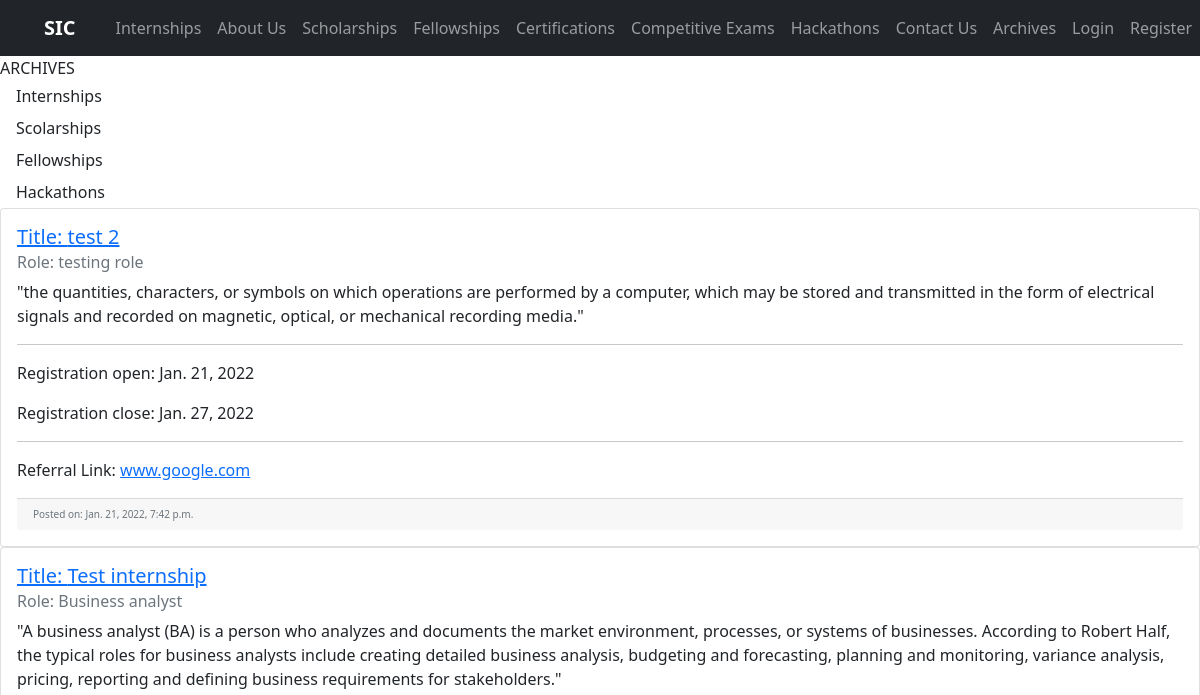
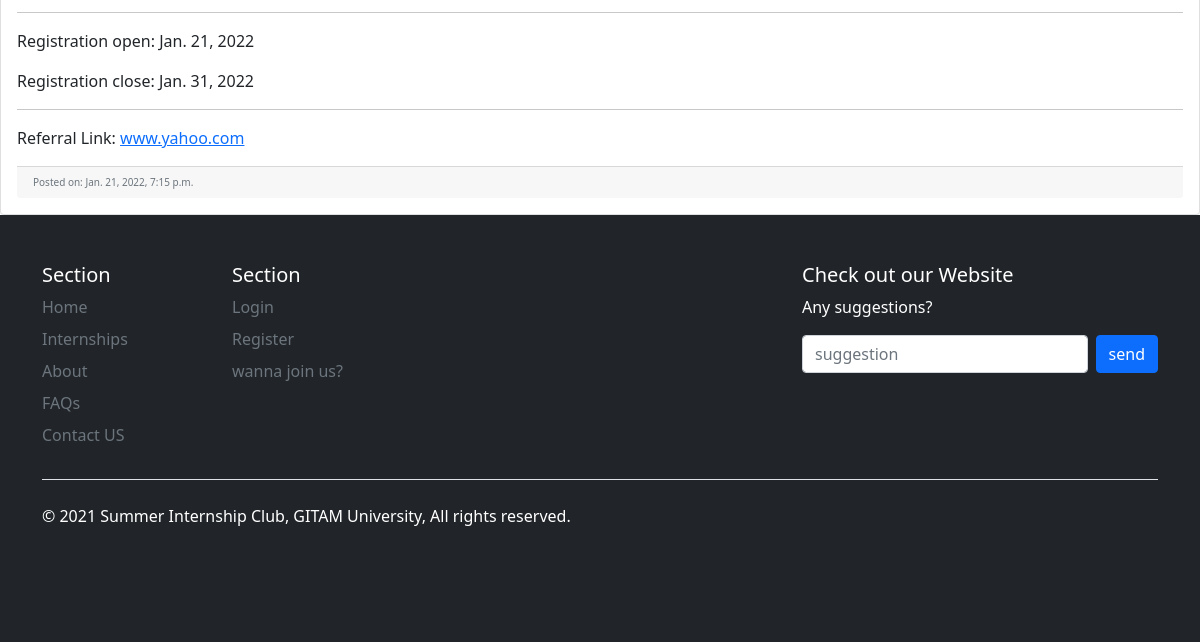
Page /archives/Internships/ on the earlier database version (2 pictures, top to bottom).
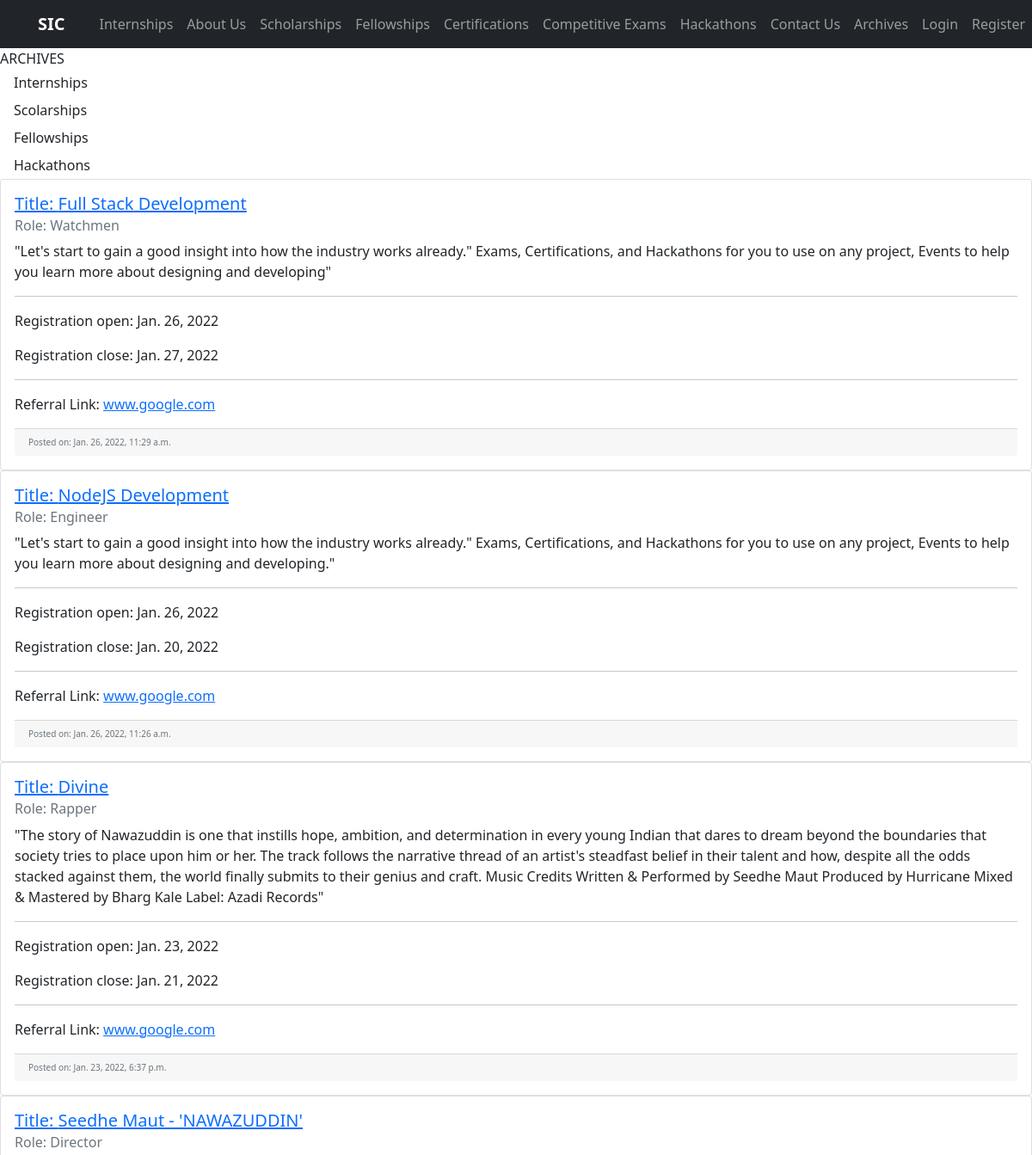
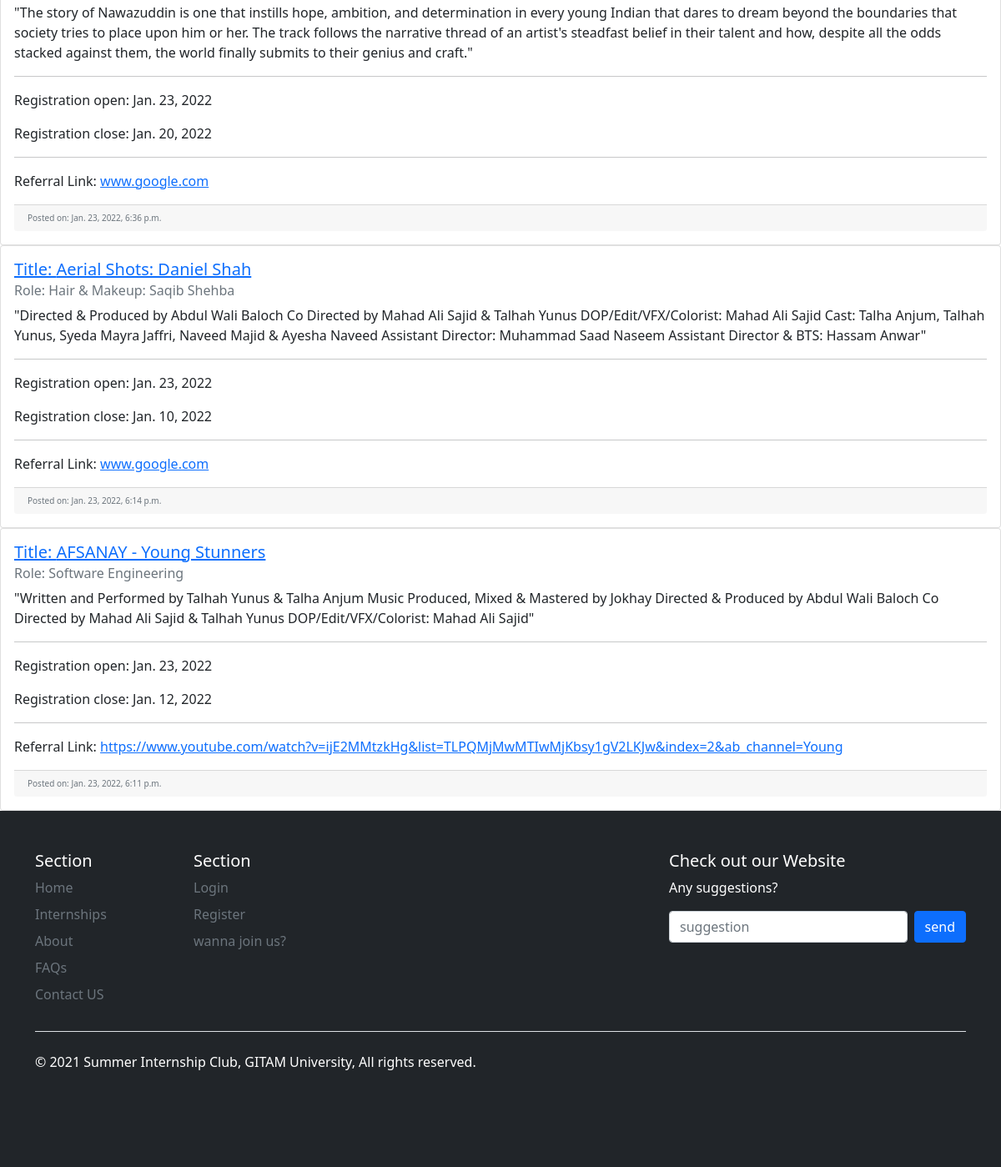
Same page on the later database version (2 pictures, top to bottom).
### page/models.py (models this page shows, shortened)
class Internship(models.Model):
    title = models.CharField(max_length=75, blank=False)
    comapny_org = models.CharField(max_length=150, blank=True)
    role = models.CharField(max_length=50, blank=False)
    format = models.CharField(max_length=50, blank=False)
    description = models.TextField()
    registration_open = models.DateField()
    registration_close = models.DateField()
    eligibility = models.TextField()
    referral_link = models.CharField(max_length=100, blank=False)
    branch = models.CharField(max_length=50, choices=BRANCH_CHOICES, default='Everyone')
    date_posted = models.DateTimeField(default=timezone.now, blank=False)

### page/views.py (the view, shortened to what this page needs)
# urls.py: path('archives/<str:section>/', views.archives_branch, name='archives-branch'),
def archives_branch(request, section):
    if section == "Internships":
        context = {
            'allarchives': all_archives,
            'count': Internship.objects.all().count(),
            'posts': Internship.objects.order_by('-date_posted')
        }
        return render(request, 'page/archives.html', context)
    return render(request, 'page/archives.html', context)

### page/templates/page/archives.html (shortened to what this page needs)
{% extends "page/base.html" %}
{% block content %}
{% load static %}
ARCHIVES
<div>
    {% for archive in allarchives %}
    <a class="dropdown-item" href="{% url 'archives-branch' archive %}">{{ archive }}</a>
    {% endfor %}
</div>
<div class="fullcontainer">
    <div class="internships">
        {% for post in posts %}
        <div class="grid">
            <div class="card cardtwo">
                <div class="card-body">
                    <h5><a class="card-title" href="{% url 'specific_internship' post.title %}">Title: {{ post.title }}</a></h5>
                    <h6 class="card-subtitle mb-2 text-muted">Role: {{ post.role }}</h6>
                    <p class="card-text ">"{{ post.description }}"</p>
                    <hr>
                    <p class="card-texttwo ">Registration open: {{ post.registration_open}}</p>
                    <p class="card-texttwo ">Registration close: {{ post.registration_close}}</p>
                    <hr>
                    <p>Referral Link: <a href=https://{{ post.referral_link }} class="card-link">{{ post.referral_link }}</a>
                    </p>
                    <div class="card-footer text-muted" style="font-size:10px; text-align:left">Posted on: {{ post.date_posted }}
                    </div>
                </div>
            </div>
        </div>
        {% endfor %}
    </div>
</div>
{% endblock content %}

### page/templates/page/base.html (shortened to what this page needs)
{% load static %}
<!DOCTYPE html>
<html lang="en">
  <head>
    <link
      href="https://cdn.jsdelivr.net/npm/bootstrap@5.1.3/dist/css/bootstrap.min.css"
      rel="stylesheet"
    />
  </head>
  <body>
    <nav class="navbar navbar-expand-lg navbar-dark bg-dark">
      <a class="navbar-brand" href="{% url 'page-about' %}">SIC</a>
      <div class="collapse navbar-collapse" id="navbarText">
        <ul class="navbar-nav mr-auto">
          <li class="nav-item active">
            <a class="nav-link" href="{% url 'page-internships' %}"
              >Internships </a>
          </li>
          <li class="nav-item">
            <a class="nav-link" href="{% url 'page-about' %}">About Us</a>
          </li>
          <li class="nav-item">
            <a class="nav-link" href="{% url 'page-scholarships' %}"
              >Scholarships</a
            >
          </li>
          <li class="nav-item">
            <a class="nav-link" href="{% url 'page-fellowships' %}"
              >Fellowships</a
            >
          </li>
          <li class="nav-item">
            <a class="nav-link" href="{% url 'page-certifications' %}"
              >Certifications</a
            >
          </li>
          <li class="nav-item">
            <a class="nav-link" href="{% url 'page-competitive' %}"
              >Competitive Exams</a
            >
          </li>
          <li class="nav-item">
            <a class="nav-link" href="{% url 'page-hackathons' %}"
              >Hackathons</a>
          </li>
          <li class="nav-item">
            <a class="nav-link" href="{% url 'contact-us' %}">Contact Us</a>
          </li>
          <li class="nav-item">
            <a class="nav-link" href="{% url 'archives' %}">Archives</a>
          </li>
          {% if user.is_authenticated %}
          <li class="nav-item">
            <a class="nav-link" href="{% url 'events' user.username %}"
              >Events</a
            >
          </li>
          <li class="nav-item">
            <a
              class="nav-link"
              href="{% url 'logout' %}"
              style="align-items: right; padding-left: 455%"
              >Logout</a
            >
          </li>
          {% else %}
          <li class="nav-item">
            <a class="nav-link" href="{% url 'login' %}">Login</a>
          </li>
          <li class="nav-item">
            <a class="nav-link" href="{% url 'register' %}">Register</a>
          </li>
          {% endif %}
        </ul>
      </div>
    </nav>
    {% block content %} {% endblock %}
    <div class="text-white bg-dark">
      <div class="container">
        <footer class="py-5">
          <div class="row">
            <div class="col-2">
              <h5>Section</h5>
              <ul class="nav flex-column">
                <li class="nav-item mb-2">
                  <a
                    href="{% url 'page-internships' %}"
                    class="nav-link p-0 text-muted"
                    >Home</a
                  >
                </li>
                <li class="nav-item mb-2">
                  <a
                    href="{% url 'page-internships' %}"
                    class="nav-link p-0 text-muted"
                    >Internships</a
                  >
                </li>
                <li class="nav-item mb-2">
                  <a
                    href="{% url 'page-about' %}"
                    class="nav-link p-0 text-muted"
                    >About</a
                  >
                </li>
                <li class="nav-item mb-2">
                  <a
                    href="{% url 'page-about' %}"
                    class="nav-link p-0 text-muted"
                    >FAQs</a
                  >
                </li>
                <li class="nav-item mb-2">
                  <a
                    href="{% url 'contact-us' %}"
                    class="nav-link p-0 text-muted"
                    >Contact US</a
                  >
                </li>
              </ul>
            </div>
            <div class="col-5">
              <h5>Section</h5>
              <ul class="nav flex-column">
                <li class="nav-item mb-2">
                  <a href="#" class="nav-link p-0 text-muted">Login</a>
                </li>
                <li class="nav-item mb-2">
                  <a href="#" class="nav-link p-0 text-muted">Register</a>
                </li>
                <li class="nav-item mb-2">
                  <a href="#" class="nav-link p-0 text-muted">wanna join us?</a>
                </li>
              </ul>
            </div>
            <div class="col-4 offset-1">
              <form action="{% url 'page-suggestions' %}" method="POST">
                <h5>Check out our Website</h5>
                <p>Any suggestions?</p>
                <div class="d-flex w-100 gap-2">
                  <input
                    id="newsletter1"
                    type="text"
                    class="form-control"
                    placeholder="suggestion"
                    name="suggestion"
                  />
                  <button class="btn btn-primary" type="submit">send</button>
                </div>
              </form>
            </div>
          </div>
          <div class="d-flex justify-content-between py-4 my-4 border-top">
            <p>
              &copy; 2021 Summer Internship Club, GITAM University, All rights
              reserved.
            </p>
            <ul class="list-unstyled d-flex">
              <li class="ms-3">
                <a class="link-dark" href="#">
                  <svg class="bi" width="24" height="24">
                    <use xlink:href="#twitter" />
                  </svg>
                </a>
              </li>
              <li class="ms-3">
                <a class="link-dark" href="#">
                  <svg class="bi" width="24" height="24">
                    <use xlink:href="#instagram" />
                  </svg>
                </a>
              </li>
              <li class="ms-3">
                <a class="link-dark" href="#">
                  <svg class="bi" width="24" height="24">
                    <use xlink:href="#facebook" />
                  </svg>
                </a>
              </li>
              <li class="ms-3">
                <a class="link-dark" href="#">
                  <svg class="bi" width="24" height="24">
                    <use xlink:href="#youtube" />
                  </svg>
                </a>
              </li>
            </ul>
          </div>
        </footer>
      </div>
    </div>
  </body>
</html>

### page/templates/page/base.html (style rules this page uses)
.navbar-brand { padding-left: 1%; margin-right: 2rem; margin-left: 2rem; font-weight: bolder; }

Differences in the rows shown:
removed Internship: title "test 2", role "testing role", description "the quantities, characters, or symbols on which operations are performed by a computer, which may be stored and transmitted in the form of electrical signals and recorded on magnetic, optical, or mechanical recording media.", registration_open "Jan. 21, 2022", registration_close "Jan. 27, 2022", referral_link "www.google.com", date_posted "Jan. 21, 2022, 7:42 p.m."
removed Internship: title "Test internship", role "Business analyst", description "A business analyst (BA) is a person who analyzes and documents the market environment, processes, or systems of businesses. According to Robert Half, the typical roles for business analysts include creating detailed business analysis, budgeting and forecasting, planning and monitoring, variance analysis, pricing, reporting and defining business requirements for stakeholders.", registration_open "Jan. 21, 2022", registration_close "Jan. 31, 2022", referral_link "www.yahoo.com", date_posted "Jan. 21, 2022, 7:15 p.m."
added Internship: title "Full Stack Development", role "Watchmen", description "Let's start to gain a good insight into how the industry works already.\" Exams, Certifications, and Hackathons for you to use on any project, Events to help you learn more about designing and developing", registration_open "Jan. 26, 2022", registration_close "Jan. 27, 2022", referral_link "www.google.com", date_posted "Jan. 26, 2022, 11:29 a.m."
added Internship: title "NodeJS Development", role "Engineer", description "Let's start to gain a good insight into how the industry works already.\" Exams, Certifications, and Hackathons for you to use on any project, Events to help you learn more about designing and developing.", registration_open "Jan. 26, 2022", registration_close "Jan. 20, 2022", referral_link "www.google.com", date_posted "Jan. 26, 2022, 11:26 a.m."
added Internship: title "Divine", role "Rapper", description "The story of Nawazuddin is one that instills hope, ambition, and determination in every young Indian that dares to dream beyond the boundaries that society tries to place upon him or her. The track follows the narrative thread of an artist's steadfast belief in their talent and how, despite all the odds stacked against them, the world finally submits to their genius and craft. Music Credits Written & Performed by Seedhe Maut Produced by Hurricane Mixed & Mastered by Bharg Kale Label: Azadi Records", registration_open "Jan. 23, 2022", registration_close "Jan. 21, 2022", referral_link "www.google.com", date_posted "Jan. 23, 2022, 6:37 p.m."
added Internship: title "Seedhe Maut - 'NAWAZUDDIN'", role "Director", description "The story of Nawazuddin is one that instills hope, ambition, and determination in every young Indian that dares to dream beyond the boundaries that society tries to place upon him or her. The track follows the narrative thread of an artist's steadfast belief in their talent and how, despite all the odds stacked against them, the world finally submits to their genius and craft.", registration_open "Jan. 23, 2022", registration_close "Jan. 20, 2022", referral_link "www.google.com", date_posted "Jan. 23, 2022, 6:36 p.m."
added Internship: title "Aerial Shots: Daniel Shah", role "Hair & Makeup: Saqib Shehba", description "Directed & Produced by Abdul Wali Baloch Co Directed by Mahad Ali Sajid & Talhah Yunus DOP/Edit/VFX/Colorist: Mahad Ali Sajid Cast: Talha Anjum, Talhah Yunus, Syeda Mayra Jaffri, Naveed Majid & Ayesha Naveed Assistant Director: Muhammad Saad Naseem Assistant Director & BTS: Hassam Anwar", registration_open "Jan. 23, 2022", registration_close "Jan. 10, 2022", referral_link "www.google.com", date_posted "Jan. 23, 2022, 6:14 p.m."
added Internship: title "AFSANAY - Young Stunners", role "Software Engineering", description "Written and Performed by Talhah Yunus & Talha Anjum Music Produced, Mixed & Mastered by Jokhay Directed & Produced by Abdul Wali Baloch Co Directed by Mahad Ali Sajid & Talhah Yunus DOP/Edit/VFX/Colorist: Mahad Ali Sajid", registration_open "Jan. 23, 2022", registration_close "Jan. 12, 2022", referral_link "https://www.youtube.com/watch?v=ijE2MMtzkHg&list=TLPQMjMwMTIwMjKbsy1gV2LKJw&index=2&ab_channel=Young", date_posted "Jan. 23, 2022, 6:11 p.m."
